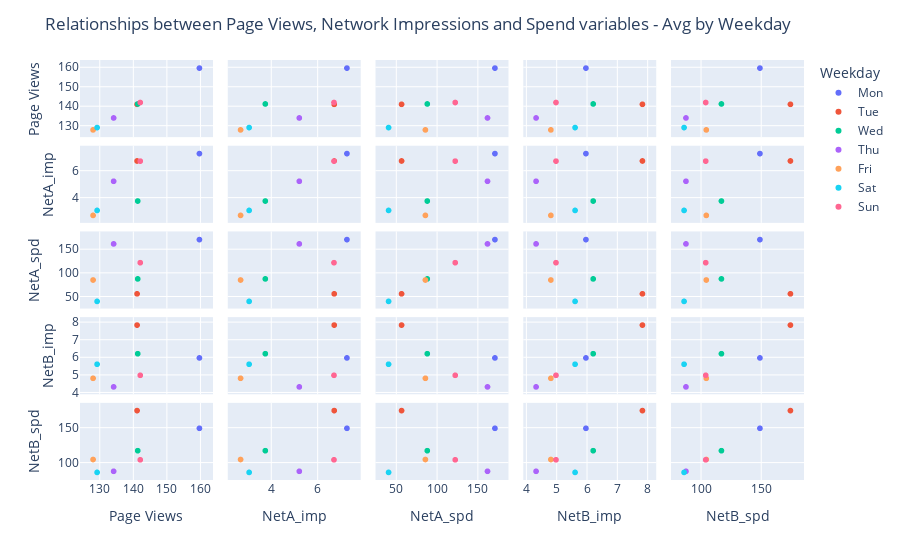

Notebook code cell kept with this figure:
### Code cell
fig = px.scatter_matrix(df_plot, dimensions=['Page Views', 'NetA_imp','NetA_spd'\
                                         , 'NetB_imp', 'NetB_spd'],color='Weekday')


fig.update_layout(title="Relationships between Page Views, Network Impressions and Spend variables - Avg by Weekday")

fig.show()

### Figure 1 — Plotly figure (JSON) as saved in the notebook; plotly's stock layout.template omitted (floating-point values rounded to 4 significant figures)
{"data": [{"dimensions": [{"axis": {"matches": true}, "label": "Page Views", "values": [159.8]}, {"axis": {"matches": true}, "label": "NetA_imp", "values": [7.29]}, {"axis": {"matches": true}, "label": "NetA_spd", "values": [171.5]}, {"axis": {"matches": true}, "label": "NetB_imp", "values": [5.98]}, {"axis": {"matches": true}, "label": "NetB_spd", "values": [149.2]}], "hovertemplate": "Weekday=Mon<br>%{xaxis.title.text}=%{x}<br>%{yaxis.title.text}=%{y}<extra></extra>", "legendgroup": "Mon", "marker": {"color": "#636efa", "symbol": "circle"}, "name": "Mon", "showlegend": true, "type": "splom"}, {"dimensions": [{"axis": {"matches": true}, "label": "Page Views", "values": [141.2]}, {"axis": {"matches": true}, "label": "NetA_imp", "values": [6.74]}, {"axis": {"matches": true}, "label": "NetA_spd", "values": [56.57]}, {"axis": {"matches": true}, "label": "NetB_imp", "values": [7.85]}, {"axis": {"matches": true}, "label": "NetB_spd", "values": [174.6]}], "hovertemplate": "Weekday=Tue<br>%{xaxis.title.text}=%{x}<br>%{yaxis.title.text}=%{y}<extra></extra>", "legendgroup": "Tue", "marker": {"color": "#EF553B", "symbol": "circle"}, "name": "Tue", "showlegend": true, "type": "splom"}, {"dimensions": [{"axis": {"matches": true}, "label": "Page Views", "values": [141.4]}, {"axis": {"matches": true}, "label": "NetA_imp", "values": [3.76]}, {"axis": {"matches": true}, "label": "NetA_spd", "values": [88.2]}, {"axis": {"matches": true}, "label": "NetB_imp", "values": [6.22]}, {"axis": {"matches": true}, "label": "NetB_spd", "values": [117.1]}], "hovertemplate": "Weekday=Wed<br>%{xaxis.title.text}=%{x}<br>%{yaxis.title.text}=%{y}<extra></extra>", "legendgroup": "Wed", "marker": {"color": "#00cc96", "symbol": "circle"}, "name": "Wed", "showlegend": true, "type": "splom"}, {"dimensions": [{"axis": {"matches": true}, "label": "Page Views", "values": [134.2]}, {"axis": {"matches": true}, "label": "NetA_imp", "values": [5.23]}, {"axis": {"matches": true}, "label": "NetA_spd", "values": [162.3]}, {"axis": {"matches": true}, "label": "NetB_imp", "values": [4.33]}, {"axis": {"matches": true}, "label": "NetB_spd", "values": [87.55]}], "hovertemplate": "Weekday=Thu<br>%{xaxis.title.text}=%{x}<br>%{yaxis.title.text}=%{y}<extra></extra>", "legendgroup": "Thu", "marker": {"color": "#ab63fa", "symbol": "circle"}, "name": "Thu", "showlegend": true, "type": "splom"}, {"dimensions": [{"axis": {"matches": true}, "label": "Page Views", "values": [128.0]}, {"axis": {"matches": true}, "label": "NetA_imp", "values": [2.69]}, {"axis": {"matches": true}, "label": "NetA_spd", "values": [85.91]}, {"axis": {"matches": true}, "label": "NetB_imp", "values": [4.82]}, {"axis": {"matches": true}, "label": "NetB_spd", "values": [104.5]}], "hovertemplate": "Weekday=Fri<br>%{xaxis.title.text}=%{x}<br>%{yaxis.title.text}=%{y}<extra></extra>", "legendgroup": "Fri", "marker": {"color": "#FFA15A", "symbol": "circle"}, "name": "Fri", "showlegend": true, "type": "splom"}, {"dimensions": [{"axis": {"matches": true}, "label": "Page Views", "values": [129.2]}, {"axis": {"matches": true}, "label": "NetA_imp", "values": [3.06]}, {"axis": {"matches": true}, "label": "NetA_spd", "values": [40.57]}, {"axis": {"matches": true}, "label": "NetB_imp", "values": [5.62]}, {"axis": {"matches": true}, "label": "NetB_spd", "values": [85.96]}], "hovertemplate": "Weekday=Sat<br>%{xaxis.title.text}=%{x}<br>%{yaxis.title.text}=%{y}<extra></extra>", "legendgroup": "Sat", "marker": {"color": "#19d3f3", "symbol": "circle"}, "name": "Sat", "showlegend": true, "type": "splom"}, {"dimensions": [{"axis": {"matches": true}, "label": "Page Views", "values": [142.1]}, {"axis": {"matches": true}, "label": "NetA_imp", "values": [6.73]}, {"axis": {"matches": true}, "label": "NetA_spd", "values": [122.6]}, {"axis": {"matches": true}, "label": "NetB_imp", "values": [4.99]}, {"axis": {"matches": true}, "label": "NetB_spd", "values": [104.0]}], "hovertemplate": "Weekday=Sun<br>%{xaxis.title.text}=%{x}<br>%{yaxis.title.text}=%{y}<extra></extra>", "legendgroup": "Sun", "marker": {"color": "#FF6692", "symbol": "circle"}, "name": "Sun", "showlegend": true, "type": "splom"}], "layout": {"dragmode": "select", "legend": {"title": {"text": "Weekday"}, "tracegroupgap": 0}, "margin": {"t": 60}, "title": {"text": "Relationships between Page Views, Network Impressions and Spend variables - Avg by Weekday"}}}
